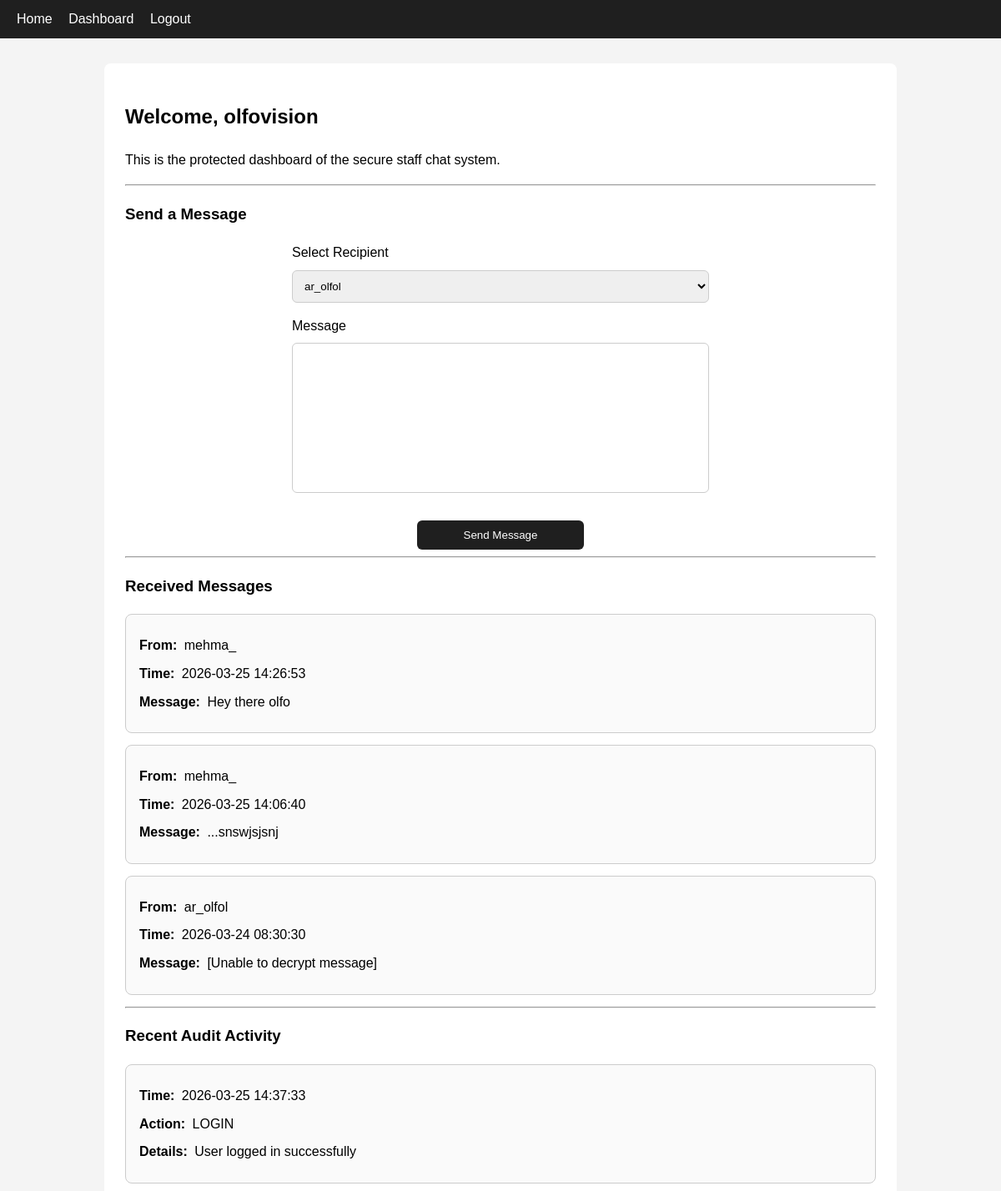
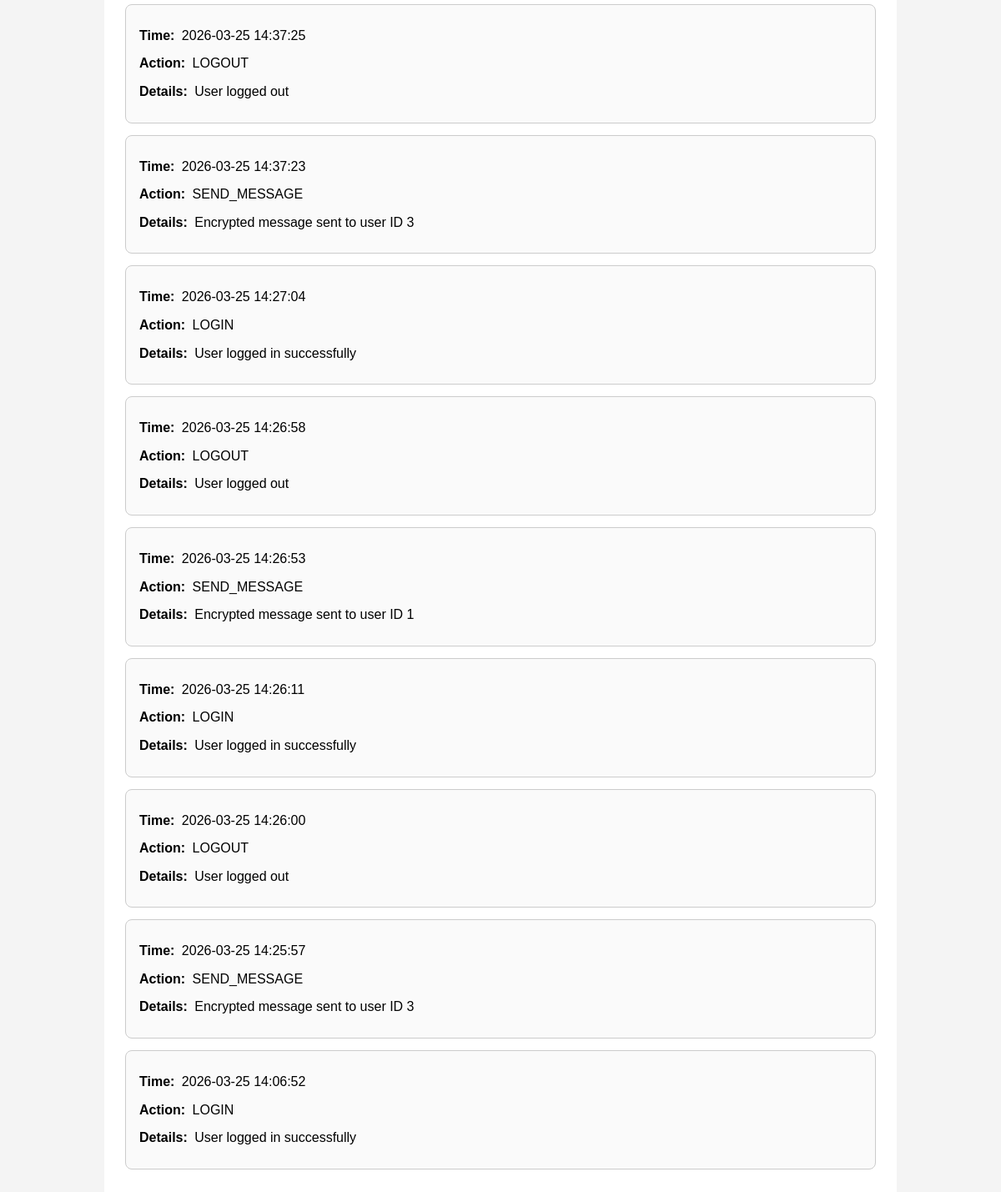
The app's page /dashboard (signed in) with its own data (2 pictures, top to bottom).
### tables this page shows
CREATE TABLE messages (
            id INTEGER PRIMARY KEY AUTOINCREMENT,
            sender_id INTEGER NOT NULL,
            receiver_id INTEGER NOT NULL,
            message_text TEXT NOT NULL,
            created_at TEXT NOT NULL,
            FOREIGN KEY (sender_id) REFERENCES users (id),
            FOREIGN KEY (receiver_id) REFERENCES users (id)
        );

CREATE TABLE users (
            id INTEGER PRIMARY KEY AUTOINCREMENT,
            username TEXT UNIQUE NOT NULL,
            password_hash TEXT NOT NULL,
            created_at TEXT NOT NULL
        );

CREATE TABLE audit_logs (
            id INTEGER PRIMARY KEY AUTOINCREMENT,
            user_id INTEGER,
            action TEXT NOT NULL,
            details TEXT,
            created_at TEXT NOT NULL,
            FOREIGN KEY (user_id) REFERENCES users (id)
        );

### app.py (the view, shortened to what this page needs)
@app.route("/dashboard", methods=["GET", "POST"])
@login_required
def dashboard():
    conn = get_db_connection()
    users = conn.execute(
        """
        SELECT id, username
        FROM users
        WHERE id != ?
        ORDER BY username
    """,
        (session["user_id"],),
    ).fetchall()
    received_messages_raw = conn.execute(
        """
        SELECT messages.created_at, messages.message_text, users.username AS sender_name
        FROM messages
        JOIN users ON messages.sender_id = users.id
        WHERE messages.receiver_id = ?
        ORDER BY messages.created_at DESC
        """,
        (session["user_id"],),
    ).fetchall()
    received_messages = []
    for msg in received_messages_raw:
        received_messages.append(
            {
                "created_at": msg["created_at"],
                "sender_name": msg["sender_name"],
                "message_text": decrypt_message(msg["message_text"]),
            }
        )
    logs = conn.execute(
        """
        SELECT created_at, action, details
        FROM audit_logs
        ORDER BY created_at DESC
        LIMIT 10
    """
    ).fetchall()
    conn.close()
    return render_template(
        "dashboard.html", users=users, messages=received_messages, logs=logs
    )

### app.py (called while the page is built)
def get_db_connection():
    conn = sqlite3.connect(DATABASE)
    conn.row_factory = sqlite3.Row
    return conn

def decrypt_message(encrypted_text):
    try:
        decrypted_text = cipher.decrypt(encrypted_text.encode("utf-8"))
        return decrypted_text.decode("utf-8")
    except Exception:
        return "[Unable to decrypt message]"

def login_required(route_function):
    @wraps(route_function)
    def wrapped_function(*args, **kwargs):
        if "user_id" not in session:
            flash("Please log in first.")
            return redirect(url_for("login"))
        return route_function(*args, **kwargs)
    return wrapped_function

### templates/dashboard.html
{% extends "base.html" %}
{% block content %}
    <h2>Welcome, {{ session["username"] }}</h2>
    <p>This is the protected dashboard of the secure staff chat system.</p>
    <hr>
    <h3>Send a Message</h3>
    <form method="POST" class="form-container">
        <label>Select Recipient</label>
        <select name="receiver_id" required>
            {% for user in users %}
                <option value="{{ user['id'] }}">{{ user['username'] }}</option>
            {% endfor %}
        </select>
        <label>Message</label>
        <textarea name="message_text" rows="4" required></textarea>
        <button type="submit">Send Message</button>
    </form>
    <hr>
    <h3>Received Messages</h3>
    {% if messages %}
        {% for msg in messages %}
            <div class="log-box">
                <p><strong>From:</strong> {{ msg['sender_name'] }}</p>
                <p><strong>Time:</strong> {{ msg['created_at'] }}</p>
                <p><strong>Message:</strong> {{ msg['message_text'] }}</p>
            </div>
        {% endfor %}
    {% else %}
        <p>No messages received yet.</p>
    {% endif %}
    <hr>
    <h3>Recent Audit Activity</h3>
    {% if logs %}
        {% for log in logs %}
            <div class="log-box">
                <p><strong>Time:</strong> {{ log['created_at'] }}</p>
                <p><strong>Action:</strong> {{ log['action'] }}</p>
                <p><strong>Details:</strong> {{ log['details'] }}</p>
            </div>
        {% endfor %}
    {% else %}
        <p>No audit logs yet.</p>
    {% endif %}
{% endblock %}

### templates/base.html (style rules this page uses)
body { font-family: Arial, sans-serif; background: #f4f4f4; margin: 0; }
.form-container { max-width: 500px; margin: auto; }
input, select, textarea { width: 100%; padding: 10px; margin-top: 8px; margin-bottom: 15px; border-radius: 6px; border: 1px solid #ccc; box-sizing: border-box; }
button { width: 200px; padding: 10px; margin-top: 10px; border-radius: 6px; border: none; background-color: #1f1f1f; color: white; cursor: pointer; display: block; margin-left: auto; margin-right: auto; }
button { cursor: pointer; }
.log-box { border: 1px solid #ccc; padding: 16px; margin-bottom: 14px; border-radius: 8px; background-color: #fafafa; overflow-wrap: break-word; word-wrap: break-word; word-break: break-word; white-space: normal; line-height: 1.6; }
.log-box p { margin: 8px 0; }
textarea { resize: none; width: 100%; min-height: 180px; box-sizing: border-box; }
.log-box strong { display: inline-block; margin-right: 4px; }

### records on screen
messages: sender_name "mehma_", created_at "2026-03-25 14:26:53", message_text "Hey there olfo"
messages: sender_name "mehma_", created_at "2026-03-25 14:06:40", message_text "...snswjsjsnj"
messages: sender_name "ar_olfol", created_at "2026-03-24 08:30:30", message_text "[Unable to decrypt message]"
audit_logs: created_at "2026-03-25 14:37:33", action "LOGIN", details "User logged in successfully"
audit_logs: created_at "2026-03-25 14:37:25", action "LOGOUT", details "User logged out"
audit_logs: created_at "2026-03-25 14:37:23", action "SEND_MESSAGE", details "Encrypted message sent to user ID 3"
audit_logs: created_at "2026-03-25 14:27:04", action "LOGIN", details "User logged in successfully"
audit_logs: created_at "2026-03-25 14:26:58", action "LOGOUT", details "User logged out"
audit_logs: created_at "2026-03-25 14:26:53", action "SEND_MESSAGE", details "Encrypted message sent to user ID 1"
audit_logs: created_at "2026-03-25 14:26:11", action "LOGIN", details "User logged in successfully"
audit_logs: created_at "2026-03-25 14:26:00", action "LOGOUT", details "User logged out"
audit_logs: created_at "2026-03-25 14:25:57", action "SEND_MESSAGE", details "Encrypted message sent to user ID 3"
audit_logs: created_at "2026-03-25 14:06:52", action "LOGIN", details "User logged in successfully"

### other values on screen
{{ session["username"] }} "olfovision"
form field receiver_id "ar_olfol"
